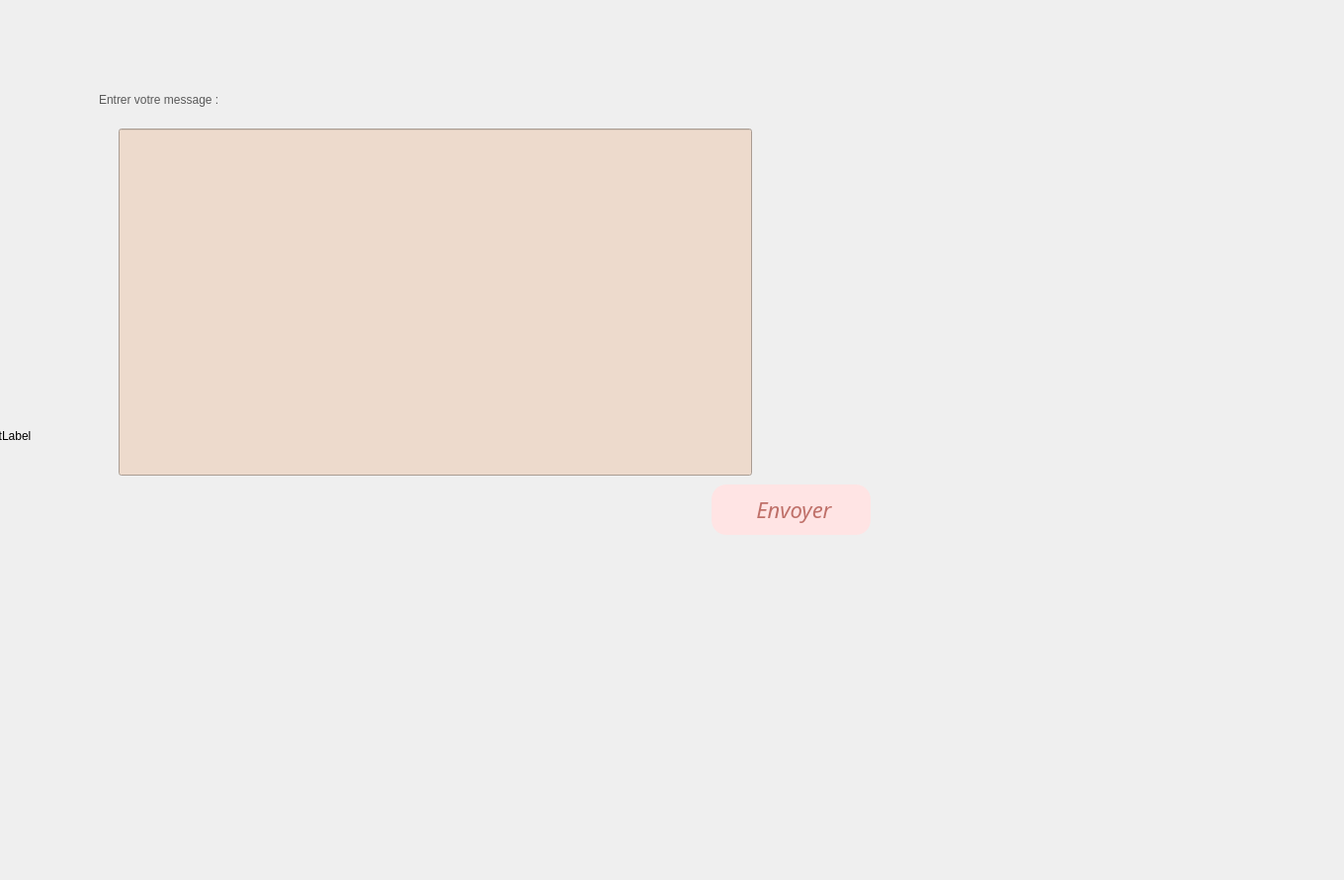
    <widget class="QWidget" name="tab_2">
     <attribute name="title">
      <string>Message</string>
     </attribute>
     <widget class="QLineEdit" name="msg">
      <property name="geometry">
       <rect>
        <x>120</x>
        <y>130</y>
        <width>641</width>
        <height>351</height>
       </rect>
      </property>
      <property name="styleSheet">
       <string notr="true">background-color: rgb(237, 218, 204);</string>
      </property>
     </widget>
     <widget class="QPushButton" name="message">
      <property name="geometry">
       <rect>
        <x>720</x>
        <y>490</y>
        <width>161</width>
        <height>51</height>
       </rect>
      </property>
      <property name="font">
       <font>
        <family>century gothic</family>
        <pointsize>-1</pointsize>
        <weight>50</weight>
        <italic>true</italic>
        <bold>false</bold>
       </font>
      </property>
      <property name="styleSheet">
       <string notr="true">QPushButton{
font-size:22px;
font-family:century gothic;
background:rgb(255, 228, 228);
border-radius:60px;
color:#BF7069;
border-radius:15px;
/*border:1px solid #BF7069;*/
}
QPushButton:hover{
color:#931A43;
/*background:#801414;*/
background:rgb(255, 228, 228);
border-radius:15px;
}
</string>
      </property>
      <property name="text">
       <string> Envoyer</string>
      </property>
     </widget>
     <widget class="QLabel" name="label_64">
      <property name="geometry">
       <rect>
        <x>100</x>
        <y>80</y>
        <width>371</width>
        <height>41</height>
       </rect>
      </property>
      <property name="styleSheet">
       <string notr="true">color:rgb(89, 89, 89);
font: 75 22pt &quot;Century Gothic&quot;;</string>
      </property>
      <property name="text">
       <string>Entrer votre message :</string>
      </property>
     </widget>
     <widget class="QLabel" name="mm">
      <property name="geometry">
       <rect>
        <x>-20</x>
        <y>0</y>
        <width>1351</width>
        <height>881</height>
       </rect>
      </property>
      <property name="text">
       <string>TextLabel</string>
      </property>
     </widget>
     <widget class="QLabel" name="lo">
      <property name="geometry">
       <rect>
        <x>920</x>
        <y>160</y>
        <width>321</width>
        <height>241</height>
       </rect>
      </property>
      <property name="text">
       <string/>
      </property>
     </widget>
     <zorder>mm</zorder>
     <zorder>msg</zorder>
     <zorder>message</zorder>
     <zorder>label_64</zorder>
     <zorder>lo</zorder>
    </widget>
